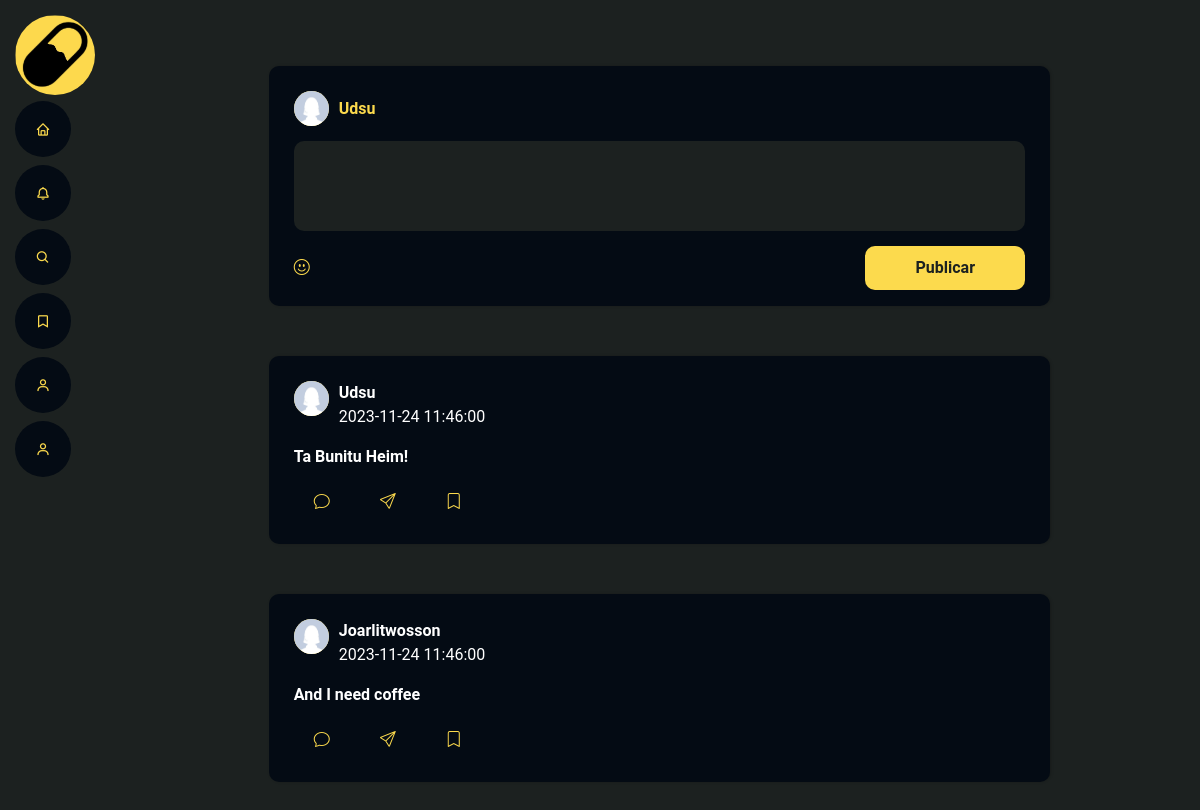
Screenshot of /Index.php?route=principal (signed in) with the database file from the repository.
### tables this page shows
CREATE TABLE tb_posts (
    pos_id INT AUTO_INCREMENT PRIMARY KEY,
    pos_usu_id INT NOT NULL,
    pos_conteudo TEXT,
    pos_data_postagem TIMESTAMP DEFAULT CURRENT_TIMESTAMP,
    FOREIGN KEY (pos_usu_id) REFERENCES tb_usuarios(usu_id)
);

CREATE TABLE tb_usuarios (
    usu_id INT AUTO_INCREMENT PRIMARY KEY,
    usu_nome VARCHAR(100) NOT NULL,
    usu_nome_usuario VARCHAR(50) NOT NULL,
    usu_email VARCHAR(100) NOT NULL UNIQUE,
    usu_senha VARCHAR(100) NOT NULL,
    usu_avatar VARCHAR(100) DEFAULT 'avatar.jpg',
    usu_img_fundo VARCHAR(100) DEFAULT 'generico.svg',
    usu_data_cadastro TIMESTAMP DEFAULT CURRENT_TIMESTAMP,
    CONSTRAINT chk_usu_nome_usuario_no_spaces CHECK (usu_nome_usuario NOT LIKE '% %')
);

### App/Controllers/PostController.php (called while the page is built, shortened)
<?php
require_once (__DIR__.'/../Model/PostModel.php');
class PostController extends Controller{
    public function viewPost(){
        $postModel = new PostModel();
        $posts = $postModel->getPost("viewPost");
        include (__DIR__."/../../Public/Principal.php");
    }
    }

### Config/Model.php (called while the page is built, shortened)
<?php
require_once (__DIR__."/../Database/SqlCommands.php");
class Model{
    public function __construct(){
        $this->query = new SqlCommands();
    }
}

### Database/SqlCommands.php (called while the page is built, shortened)
<?php
class SqlCommands{
    public function getCommand($function ){
        return $this->listCommandSql[$function];
    }
}

### App/Model/PostModel.php (called while the page is built, shortened)
<?php
require_once (__DIR__."/../../Config/Model.php");
class PostModel extends Model{
    public function getPost($base, $indice = 0){
        $con = $this->conect->conection();
        $query = $this->query->getCommand($base);
        $result = mysqli_query($con, $query[$indice]);
        if (!$result) {
            throw new Exception("Erro na consulta");
        }
        else{
            $rows = array();
            $i = 0;
            while ($row = mysqli_fetch_assoc($result)) {
                $rows[$i] = $row;
                $i++;
            }
            return $rows;
        }
    }
}

### Public/Layout/PostStructure.php (the view, shortened to what this page needs)
 <?php foreach($posts as $post=>$value): ?>
    <?php $route = $_GET['route']; ?>
      <li class='post'>
        <div class='infoUserPost'>
            <div class='imgUserPost'><img src="../Storage/perfil/<?= $value['usu_avatar']; ?>" alt=''></div>
            <div class='nameAndHour'>
                <?php if($route == 'notifications'): ?>
                    <p><strong><?= $value['usu_nome'];?></strong>| Post Compartilhado por <?= $value['sender_name'];?></p>
                <?php else: ?>
                    <strong><?= $value['usu_nome'];?></strong>
                <?php endif; ?>
                <p><?= $value['pos_data_postagem']; ?></p>
            </div>
        </div>
        <p>
        <?= $value['pos_conteudo']; ?>
        </p>
        <div class='actionBtnPost'>
            <button type='button' class='filepost openModal' data-modal='modal<?= $value['pos_id'] ?>'><i class='bi bi-chat' alt='comentar'></i></button>
            <?php if($route == 'principal'): ?>
                <button type='button' class='filepost openModal' data-modal='modalUsers1'><i class='bi bi-send' alt='compartilhar'></i></button>
                <form action="Index.php?route=<?= $route ?>" method="POST">
                    <button type='submit' class='filepost' name='salvar' value='<?= $value['pos_id'];?>'><i class='bi bi-bookmark' alt='salvar'></i></button>
                </form>
            <?php elseif($route == 'perfil'): ?>
              <form action="Index.php?route=<?= $route ?>" method="POST">
                    <button type='submit' class='filepost' name='apagar' value='<?= $value['pos_id'];?>'><i class='bi bi-trash' alt=''></i></button>
                </form>
            <?php endif; ?>
          </div>
        </li>
<?php endforeach; ?>

### Index.php (shortened to what this page needs)
<?php
require_once (__DIR__."/App/Controllers/PostController.php");
$postController = new PostController();
$route = $_GET['route'] ?? 'login';
switch ($route) {
    case 'principal':
      if ($_SERVER['REQUEST_METHOD'] === 'POST') {
        $postController->processPost();
      } else {
        $postController->viewPost();
      }
      break;
}
?>

### Public/Layout/Layout.php (shortened to what this page needs)
<!DOCTYPE html>
<html lang="en">
<head>
  <link href="../../Resources/Assets/vendor/aos/aos.css" rel="stylesheet">
  <link href="../../Resources/Assets/vendor/bootstrap/css/bootstrap.min.css" rel="stylesheet">
  <link href="../../Resources/Assets/vendor/bootstrap-icons/bootstrap-icons.css" rel="stylesheet">
  <link href="../../Resources/Assets/vendor/boxicons/css/boxicons.min.css" rel="stylesheet">
  <link href="../../Resources/Assets/vendor/glightbox/css/glightbox.min.css" rel="stylesheet">
  <link href="../../Resources/Assets/vendor/swiper/swiper-bundle.min.css" rel="stylesheet">
  <link href="../../Resources/Assets/css/style2.css" rel="stylesheet">
</head>
<body>
  <header id="header">
    <div class="d-flex flex-column">
      <div class="profile">
        <img src="../../Resources/Assets/img/pills.jpg" alt="" class="img-fluid rounded-circle">
      </div>
      <nav id="navbar" class="nav-menu navbar">
        <ul>
          <li><a href="Index.php?route=principal" class="nav-link scrollto"><i class="bx bx-home"></i> <span>Home</span></a></li>
          <li><a href="Index.php?route=notifications" class="nav-link scrollto"><i class="bx bx-bell"></i> <span>Notificações</span></a></li>
          <li><a href="Index.php?route=pesquisa" class="nav-link scrollto"><i class="bx bx-search"></i> <span>Pesquisar</span></a></li>
          <li><a href="Index.php?route=saves" class="nav-link scrollto"><i class="bx bx-bookmark"></i> <span>Salvos</span></a></li>
          <li><a href="Index.php?route=perfil" class="nav-link scrollto"><i class="bx bx-user"></i> <span>Perfil</span></a></li>
          <li><a href="Index.php" class="nav-link scrollto"><i class="bx bx-user"></i> <span>Sair</span></a></li>
        </ul>
      </nav>
    </div>
  </header>

### Public/Principal.php (shortened to what this page needs)
<?php
include(__DIR__.'/Layout/Layout.php');
?>
  <main class="main">
      <ul class="posts">
      <li class="newPost">
        <div class="infoUser">
          <div class="imgUser"><img src="<?php echo "../Storage/perfil/".$_SESSION["avatar"] ?>" alt=""></div>
          <strong> <?= $_SESSION["user_name"] ?> </strong>
        </div>
        <form class="formPost" id="formPost" action="Index.php?route=principal" method="POST">
          <textarea name="textarea" placeholder="O que você está pensando?"> </textarea>
        <div class="iconsAndButton">
          <div class="icons">
            <a class="btnFileForm"><i class="bi bi-emoji-smile"  alt="Adicionar um emoji"></i></a>
          </div>
          <button type="submit" class="btnSubmitForm">Publicar</button>
        </div>
        </form>
        <?php include(__DIR__."/Layout/PostStructure.php"); ?>
      </ul>
  </main>
</body>

### Resources/Assets/css/style2.css (style rules this page uses)
* { margin: 0; padding: 0; box-sizing: border-box; }
body { background-color: #1C2120; color:white; font-family: 'Roboto', sans-serif; -webkit-font-smoothing: antialiased !important; }
#header { position: fixed; top: 0; left: 0; bottom: 0; z-index: 9997; transition: all 0.5s; padding: 15px; overflow-y: auto; }
#header div.profile { width: 80px; margin-bottom: 6px; }
.main { max-width: 900px; margin: 0 auto; }
li.newPost { width: 90%; height: 240px; display: flex; flex-direction: column; align-items: flex-start; margin: 50px 0px; padding: 25px; background: #040b14; border-radius: 10px; box-shadow: 1px 0 3px rgba(0,0,0,0.2); float: right; }
.imgUserPost img { width: 35px; height: 35px; border-radius: 50%; }
.imgUser img { width: 35px; height: 35px; border-radius: 50%; }
li.newPost div.infoUser { display: flex; align-items: center; justify-content: center; }
li.newPost div.infoUser div.imgUser { width: 35px; height: 35px; border-radius: 50%; background-color: #FCDA4D; }
li.newPost div.infoUser strong { font-size: 16px; color: #FCDA4D; margin-left: 10px; }
li.newPost form.formPost { display: flex; flex-direction: column; width: 100%; height: 100%; }
li.newPost form.formPost textarea { height: 90px; background-color: #1C2120; margin: 15px 0; padding: 25px; border-radius: 10px; resize: none; outline: none; border: 0; width: 100%; font-weight: bold; font-family: 'Roboto', sans-serif; color: #fff; }
li.newPost form.formPost div.iconsAndButton { display: flex; float: right; align-items: center; justify-content: space-between; }
li.newPost form.formPost div.iconsAndButton div.icons { width: 100px; display: flex; align-items: center; justify-content: space-between; }
button.btnSubmitForm { background-color: #FCDA4D; padding: 10px 50px; color: #1C2120; font-weight: bold; outline: none; cursor: pointer; border: 0; border-radius: 10px; transition: background 0.2s; }
ul.posts li.post { padding: 25px; margin-bottom: 50px; background-color: #040b14; border-radius: 10px; box-shadow: 1px 0 3px rgba(0,0,0,0.2); float: right; width: 90%; list-style: none; align-items: center; justify-content: center; }
ul.posts li.post div.infoUserPost { display: flex; }
ul.posts li.post div.infoUserPost div.imgUserPost { width: 35px; height: 35px; border-radius: 50%; background-color: #FCDA4D; margin-right: 10px; }
ul.posts li.post >p { width: 100%; font-weight: bold; text-align: justify; }
ul.posts li.post div.actionBtnPost { display: flex; align-items: center; }
ul.posts li.post div.actionBtnPost button { padding: 5px 20px; border: 0; outline: none; display: flex; align-items: center; justify-content: center; margin-right: 10px; border-radius: 10px; color: #FCDA4D; cursor: pointer; background-color: transparent; }
.nav-menu { padding: 0; display: block; }
.nav-menu * { margin: 0; padding: 0; list-style: none; }
.nav-menu>ul>li { position: relative; white-space: nowrap; }
.nav-menu a { display: flex; align-items: center; color: #FCDA4D; padding: 10px 18px; margin-bottom: 8px; transition: 0.3s; font-size: 15px; border-radius: 50px; background: #040b14; height: 56px; width: 100%; overflow: hidden; transition: 0.3s; justify-content: center; }
@media (min-width: 992px) { .nav-menu a, .nav-menu a:focus { width: 56px; } }
button { border: none; background-color: transparent; outline: none; }
.bi, main .bx { color: #FCDA4D;; }

### rows the page displays
tb_posts: pos_usu.usu_avatar (placeholder picture), pos_usu.usu_nome "Udsu", pos_data_postagem "2023-11-24 11:46:00", pos_conteudo "Ta Bunitu Heim!", $value['pos_id'] 1 (drawn)
tb_posts: pos_usu.usu_avatar (placeholder picture), pos_usu.usu_nome "Joarlitwosson", pos_data_postagem "2023-11-24 11:46:00", pos_conteudo "And I need coffee", $value['pos_id'] 2 (drawn)

### other values shown
$_SESSION["user_name"] "Udsu"
